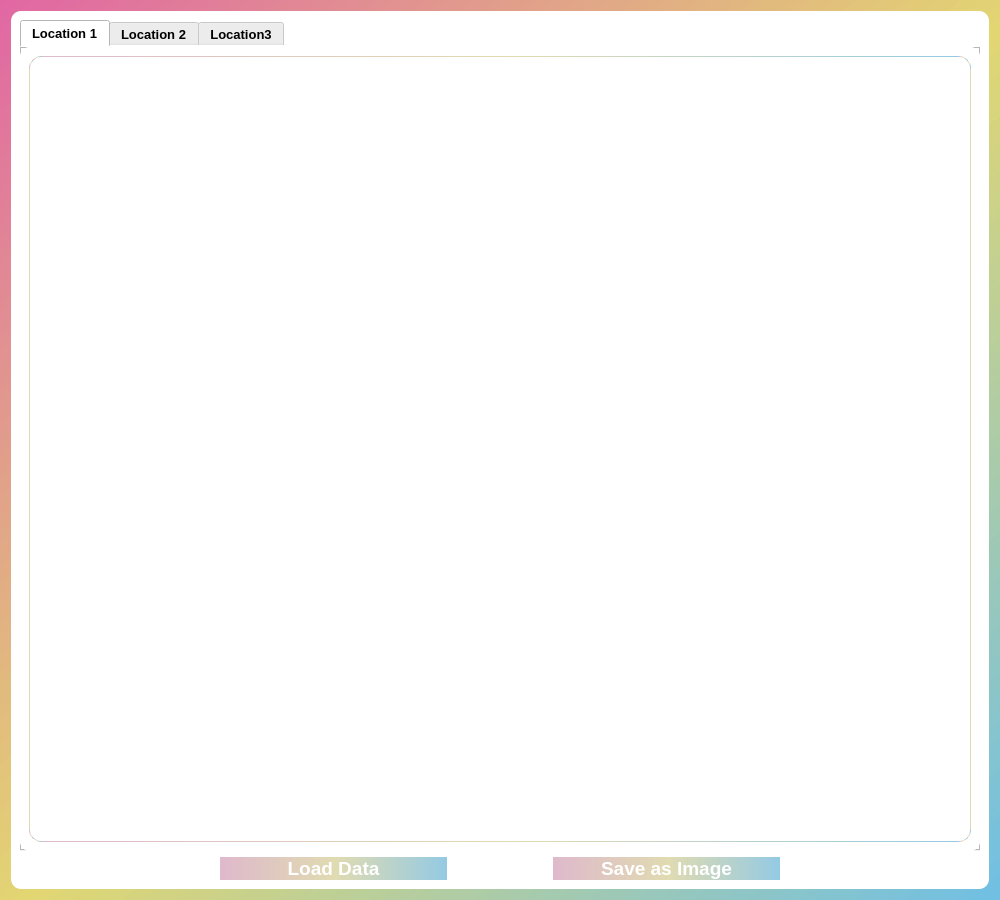
<?xml version="1.0" encoding="UTF-8"?>
<ui version="4.0">
 <class>Dialog</class>
 <widget class="QDialog" name="Dialog">
  <property name="geometry">
   <rect>
    <x>0</x>
    <y>0</y>
    <width>1000</width>
    <height>900</height>
   </rect>
  </property>
  <property name="windowTitle">
   <string>Dialog</string>
  </property>
  <property name="styleSheet">
   <string notr="true">background-color : qlineargradient(spread:pad, x1:0, y1:0, x2:1, y2:1, stop:0 rgba(223, 95, 159, 200), stop:0.513812 rgba(224, 212, 107, 200), stop:1 rgba(103, 188, 228, 200))</string>
  </property>
  <layout class="QGridLayout" name="gridLayout_2">
   <item row="0" column="0">
    <layout class="QGridLayout" name="gridLayout">
     <item row="0" column="0">
      <widget class="QWidget" name="widget" native="true">
       <property name="styleSheet">
        <string notr="true">background-color: rgb(255, 255, 255);

border-radius : 10px;</string>
       </property>
       <layout class="QVBoxLayout" name="verticalLayout_2">
        <item>
         <layout class="QVBoxLayout" name="verticalLayout" stretch="7,1">
          <item>
           <layout class="QGridLayout" name="gridLayout_3">
            <item row="0" column="0">
             <widget class="QTabWidget" name="tabWidget">
              <property name="styleSheet">
               <string notr="true">font-family : 'Dosis';
font-weight : bold;
font-size : 10pt;</string>
              </property>
              <property name="currentIndex">
               <number>0</number>
              </property>
              <widget class="QWidget" name="tab">
               <attribute name="title">
                <string>Location 1</string>
               </attribute>
               <layout class="QGridLayout" name="gridLayout_5">
                <item row="0" column="0">
                 <layout class="QGridLayout" name="gridLayout_4">
                  <item row="0" column="0">
                   <widget class="QTableWidget" name="result_table_1">
                    <property name="styleSheet">
                     <string notr="true">border : 1px solid qlineargradient(spread:pad, x1:0, y1:0, x2:1, y2:0, stop:0 rgba(223, 185, 204, 255), stop:0.510989 rgba(224, 219, 177, 255), stop:1 rgba(148, 202, 228, 255));

font-family : 'Dosis';
font-weight : bold;
font-size : 10pt;

border-radius : 12px;</string>
                    </property>
                   </widget>
                  </item>
                 </layout>
                </item>
               </layout>
              </widget>
              <widget class="QWidget" name="tab_2">
               <attribute name="title">
                <string>Location 2</string>
               </attribute>
               <layout class="QGridLayout" name="gridLayout_7">
                <item row="0" column="0">
                 <layout class="QGridLayout" name="gridLayout_6">
                  <item row="0" column="0">
                   <widget class="QTableWidget" name="result_table_2"/>
                  </item>
                 </layout>
                </item>
               </layout>
              </widget>
              <widget class="QWidget" name="tab_3">
               <attribute name="title">
                <string>Location3</string>
               </attribute>
               <layout class="QGridLayout" name="gridLayout_9">
                <item row="0" column="0">
                 <layout class="QGridLayout" name="gridLayout_8">
                  <item row="0" column="0">
                   <widget class="QTableWidget" name="result_table_3"/>
                  </item>
                 </layout>
                </item>
               </layout>
              </widget>
             </widget>
            </item>
           </layout>
          </item>
          <item>
           <layout class="QHBoxLayout" name="horizontalLayout">
            <item>
             <spacer name="horizontalSpacer">
              <property name="orientation">
               <enum>Qt::Horizontal</enum>
              </property>
              <property name="sizeType">
               <enum>QSizePolicy::Minimum</enum>
              </property>
              <property name="sizeHint" stdset="0">
               <size>
                <width>200</width>
                <height>20</height>
               </size>
              </property>
             </spacer>
            </item>
            <item>
             <widget class="QPushButton" name="loadData_button">
              <property name="styleSheet">
               <string notr="true">color : rgb(255, 255, 255);
background-color : qlineargradient(spread:pad, x1:0, y1:0, x2:1, y2:0, stop:0 rgba(223, 185, 204, 255), stop:0.510989 rgba(224, 219, 177, 255), stop:1 rgba(148, 202, 228, 255));

font-family : 'Dosis';
font-weight : bold;
font-size : 14pt;

border-radius : 16px;</string>
              </property>
              <property name="text">
               <string>Load Data</string>
              </property>
             </widget>
            </item>
            <item>
             <spacer name="horizontalSpacer_3">
              <property name="orientation">
               <enum>Qt::Horizontal</enum>
              </property>
              <property name="sizeType">
               <enum>QSizePolicy::Minimum</enum>
              </property>
              <property name="sizeHint" stdset="0">
               <size>
                <width>100</width>
                <height>20</height>
               </size>
              </property>
             </spacer>
            </item>
            <item>
             <widget class="QPushButton" name="save_image_button">
              <property name="styleSheet">
               <string notr="true">color : rgb(255, 255, 255);
background-color : qlineargradient(spread:pad, x1:0, y1:0, x2:1, y2:0, stop:0 rgba(223, 185, 204, 255), stop:0.510989 rgba(224, 219, 177, 255), stop:1 rgba(148, 202, 228, 255));

font-family : 'Dosis';
font-weight : bold;
font-size : 14pt;

border-radius : 16px;</string>
              </property>
              <property name="text">
               <string>Save as Image</string>
              </property>
             </widget>
            </item>
            <item>
             <spacer name="horizontalSpacer_2">
              <property name="orientation">
               <enum>Qt::Horizontal</enum>
              </property>
              <property name="sizeType">
               <enum>QSizePolicy::Minimum</enum>
              </property>
              <property name="sizeHint" stdset="0">
               <size>
                <width>200</width>
                <height>20</height>
               </size>
              </property>
             </spacer>
            </item>
           </layout>
          </item>
         </layout>
        </item>
       </layout>
      </widget>
     </item>
    </layout>
   </item>
  </layout>
 </widget>
 <resources/>
 <connections/>
</ui>
